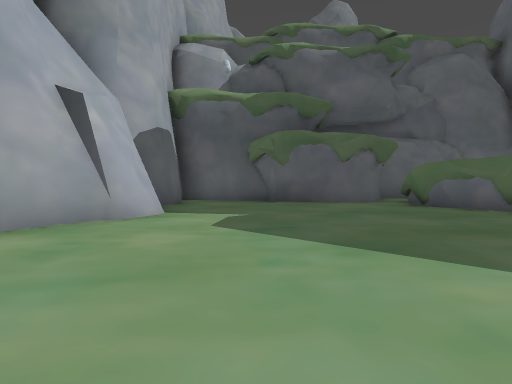
view 1 (above)

24 first-person views from a walk through a Godot game level. The camera is 1.2 m above the floor, tilts 2° down and sees 80° across. The floor is counted in squares, 2 m on a side. Each view is taken from the middle of a square. On the plan, view 1 faces up. The plan holds only what a view shows up to about 9 squares ahead; the rest is blank. The place goes on beyond the plan. Some surface patterns are stand-ins.

view 2
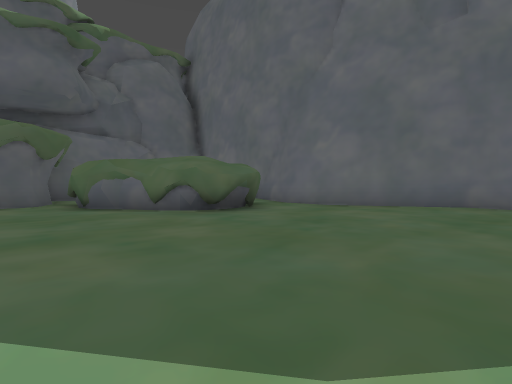

view 3
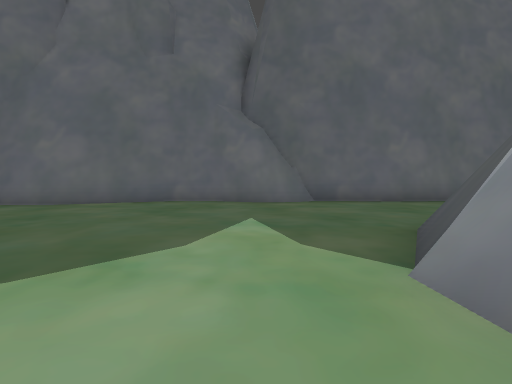

view 4
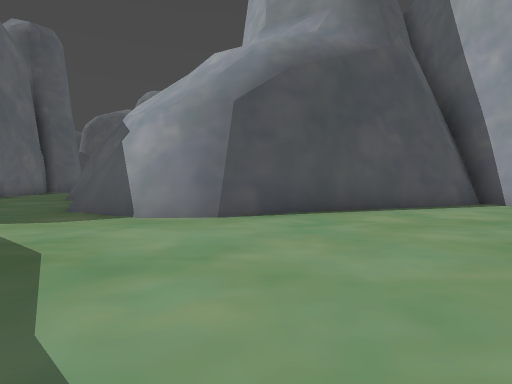

view 5
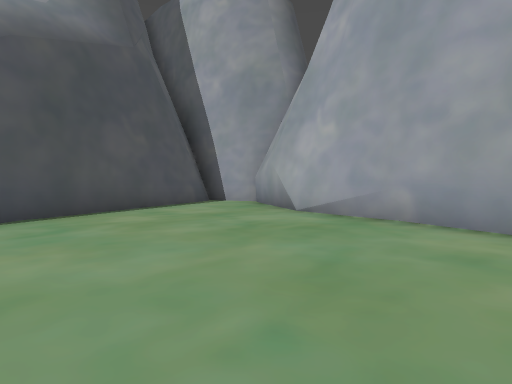

view 6
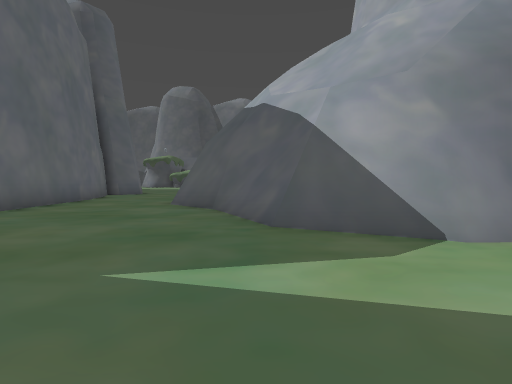

view 7
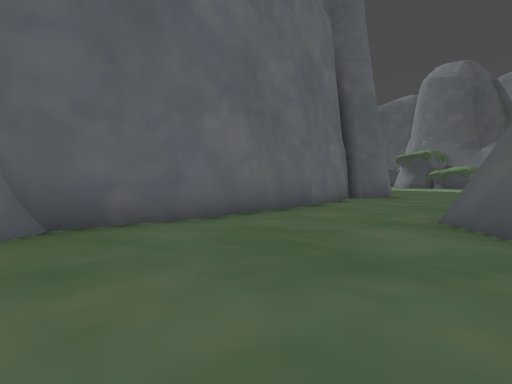

view 8
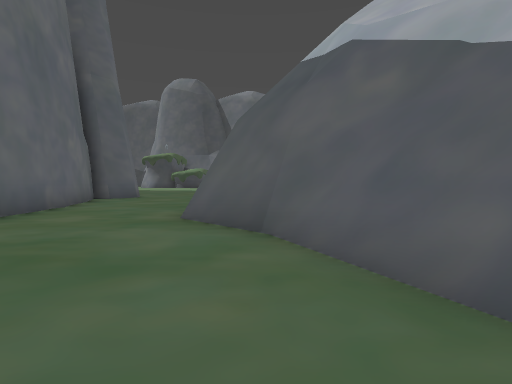

view 9
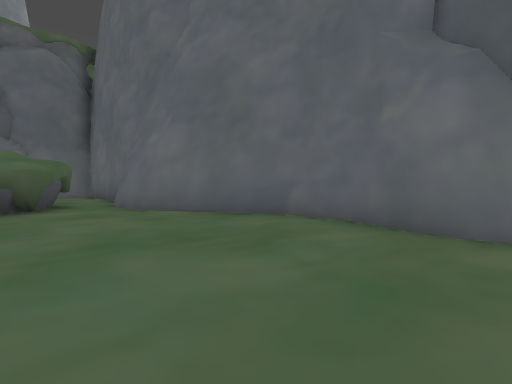

view 10
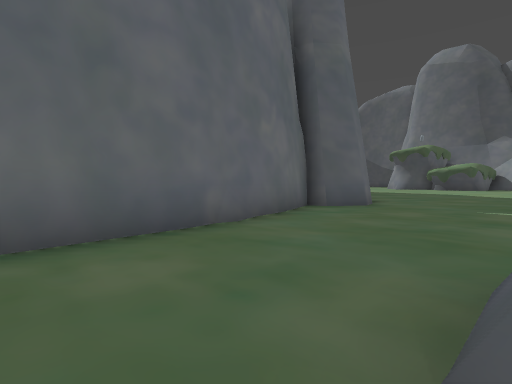

view 11
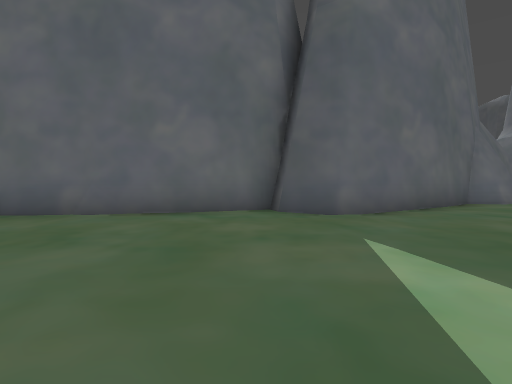

view 12
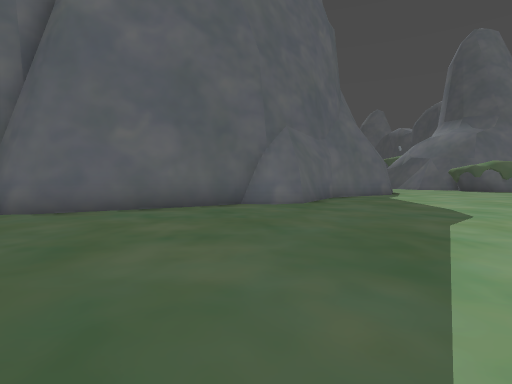

view 13
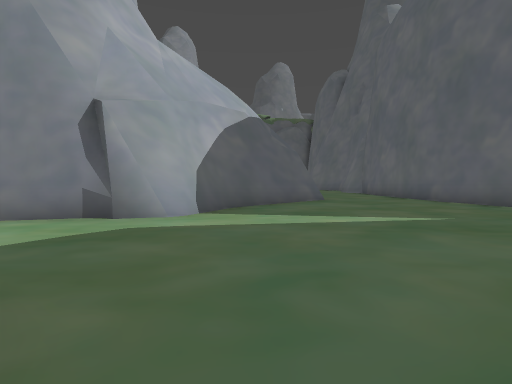

view 14
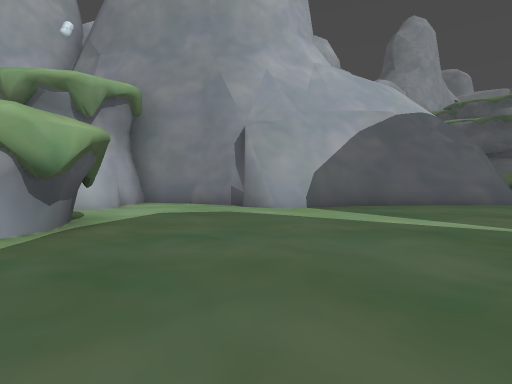

view 15
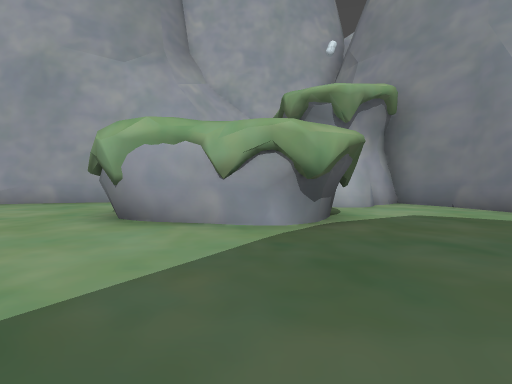

view 16
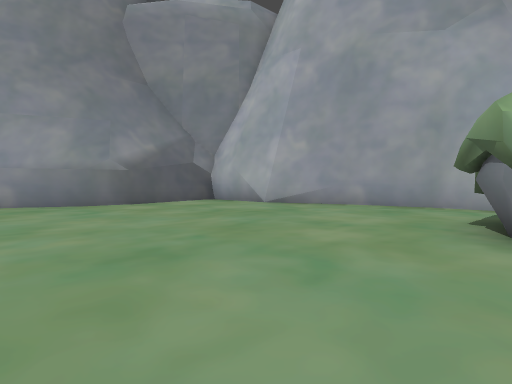

view 17
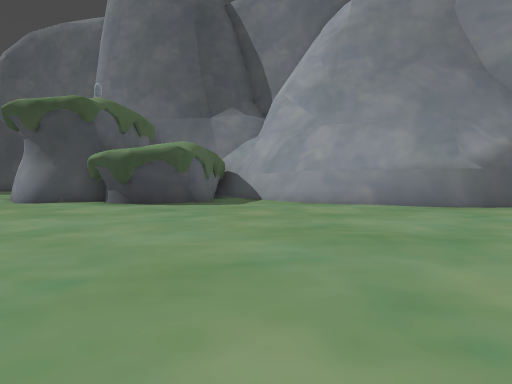

view 18
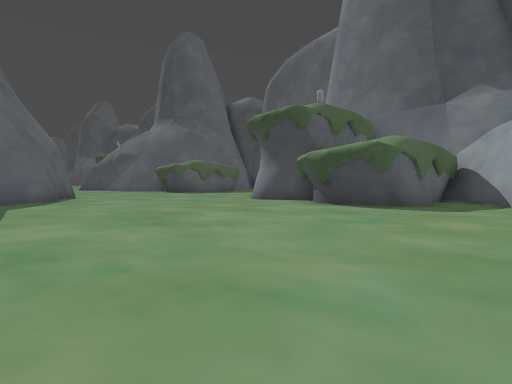

view 19
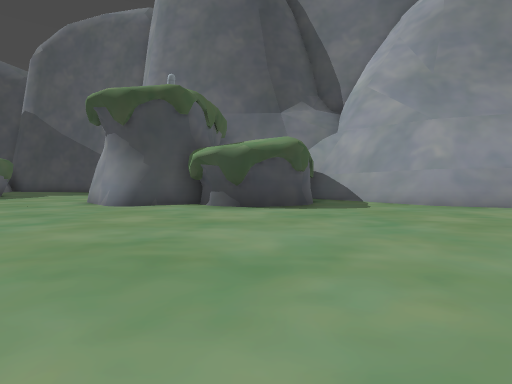

view 20
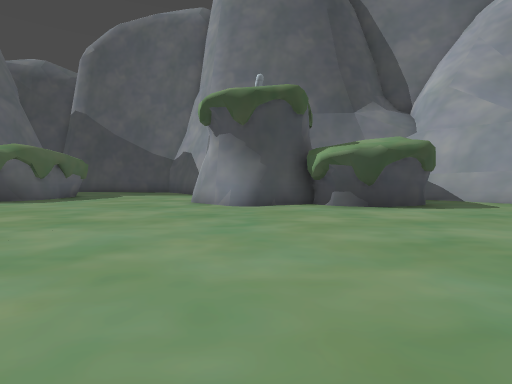

view 21
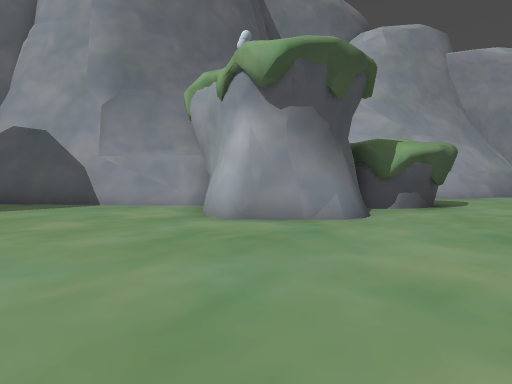

view 22
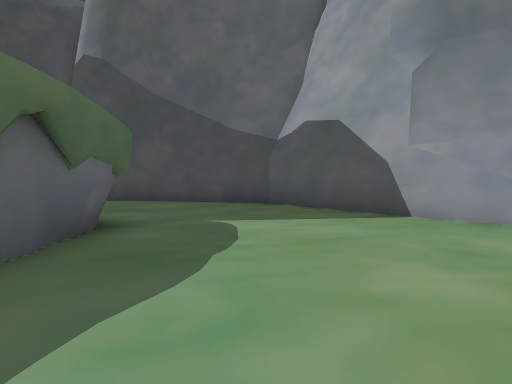

view 23
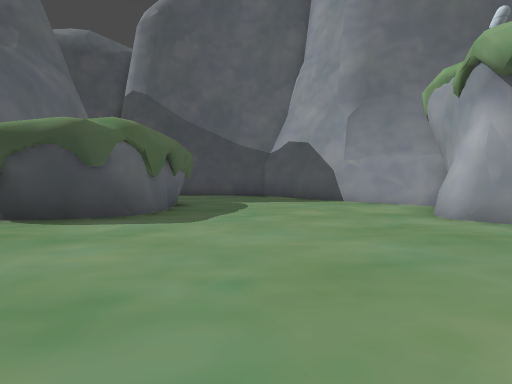

view 24
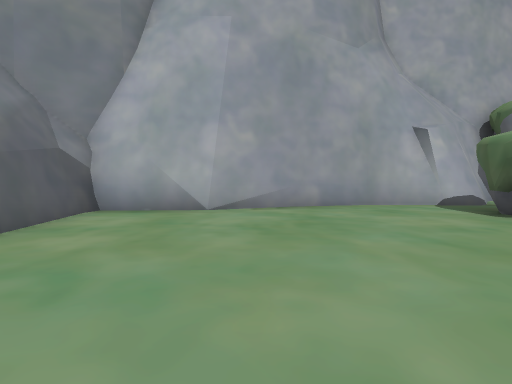

### Floor plan
Key: @ floor where view 1 was taken; # wall or solid block; . floor; = window, fence, low wall or low ledge.
Columns run from 4 left of view 1 to 22 right of it. Each row starts with its distance up from view 1.
  9  ##..####
  8  #......##
  7  #.......#
  6  ##......#####
  5  ##.......##.#
  4 ##...........##
  3 #.............#
  2 #.............##
  1 #..............#
  0 #...@..........#
 -1 #.............##
 -2 ......##......##
 -3 ....#####......#
 -4 .####   ##.....#
 -5 ##       #.....#
 -6          ##....#
 -7           ##...#
 -8           ##...#
 -9          ##....#
-10         ##.....#
-11         #......##
-12        ##.......#
-13     ####.......##
-14     #..........##
-15     #...........#
-16     ##..........#
-17        ##........#
-18        ##........##
-19   ##.  #..........#
-20    #.###...........
-21    #...............
-22    #................
-23    #..................##
-24    ##..................#
-25     #..................
-26     #....................
-27     =.....................
-28     #..##..................
-29     #######....###.........
-30           ###..# ####......
-31             #..#    #......
-32             ##.#   ##.....#
-33              ###   #......#
-34                    ##.....#
-35                     ##.....
-36                      ##....
-37                       #....
-38                       ##...
-39                        ####

Positions as (right, up) in squares from view 1, and headings:
1: (0, 0), facing up
2: (2, 0), facing up-right
3: (1, -1), facing right
4: (1, 3), facing down
5: (1, 3), facing down-left
6: (5, 1), facing down
7: (6, -2), facing down-right
8: (6, -2), facing down
9: (6, -2), facing up-right
10: (7, -6), facing down-right
11: (5, -12), facing right
12: (5, -18), facing right
13: (5, -18), facing up
14: (8, -18), facing up-left
15: (8, -18), facing left
16: (7, -20), facing down-left
17: (9, -21), facing down
18: (8, -22), facing down-right
19: (12, -22), facing down
20: (15, -22), facing down
21: (20, -27), facing down-left
22: (20, -30), facing down
23: (20, -26), facing down
24: (7, -25), facing left
